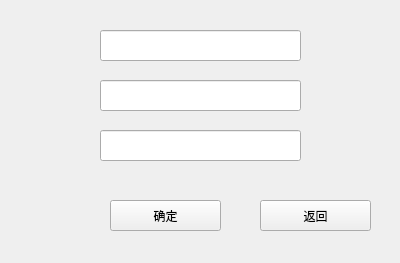
<?xml version="1.0" encoding="UTF-8"?>
<ui version="4.0">
 <class>ChangePassword</class>
 <widget class="QWidget" name="ChangePassword">
  <property name="geometry">
   <rect>
    <x>0</x>
    <y>0</y>
    <width>400</width>
    <height>263</height>
   </rect>
  </property>
  <property name="windowTitle">
   <string>Form</string>
  </property>
  <widget class="QLineEdit" name="lineEdit">
   <property name="geometry">
    <rect>
     <x>100</x>
     <y>30</y>
     <width>201</width>
     <height>31</height>
    </rect>
   </property>
   <property name="styleSheet">
    <string notr="true">font: 12pt &quot;华文中宋&quot;;</string>
   </property>
  </widget>
  <widget class="QLineEdit" name="lineEdit_2">
   <property name="geometry">
    <rect>
     <x>100</x>
     <y>80</y>
     <width>201</width>
     <height>31</height>
    </rect>
   </property>
   <property name="styleSheet">
    <string notr="true">font: 12pt &quot;华文中宋&quot;;</string>
   </property>
  </widget>
  <widget class="QLineEdit" name="lineEdit_3">
   <property name="geometry">
    <rect>
     <x>100</x>
     <y>130</y>
     <width>201</width>
     <height>31</height>
    </rect>
   </property>
   <property name="styleSheet">
    <string notr="true">font: 12pt &quot;华文中宋&quot;;</string>
   </property>
  </widget>
  <widget class="QPushButton" name="pushButton">
   <property name="geometry">
    <rect>
     <x>110</x>
     <y>200</y>
     <width>111</width>
     <height>31</height>
    </rect>
   </property>
   <property name="styleSheet">
    <string notr="true">font: 12pt &quot;华文中宋&quot;;</string>
   </property>
   <property name="text">
    <string>确定</string>
   </property>
  </widget>
  <widget class="QPushButton" name="pushButton_2">
   <property name="geometry">
    <rect>
     <x>260</x>
     <y>200</y>
     <width>111</width>
     <height>31</height>
    </rect>
   </property>
   <property name="styleSheet">
    <string notr="true">font: 12pt &quot;华文中宋&quot;;</string>
   </property>
   <property name="text">
    <string>返回</string>
   </property>
  </widget>
 </widget>
 <resources/>
 <connections/>
</ui>
